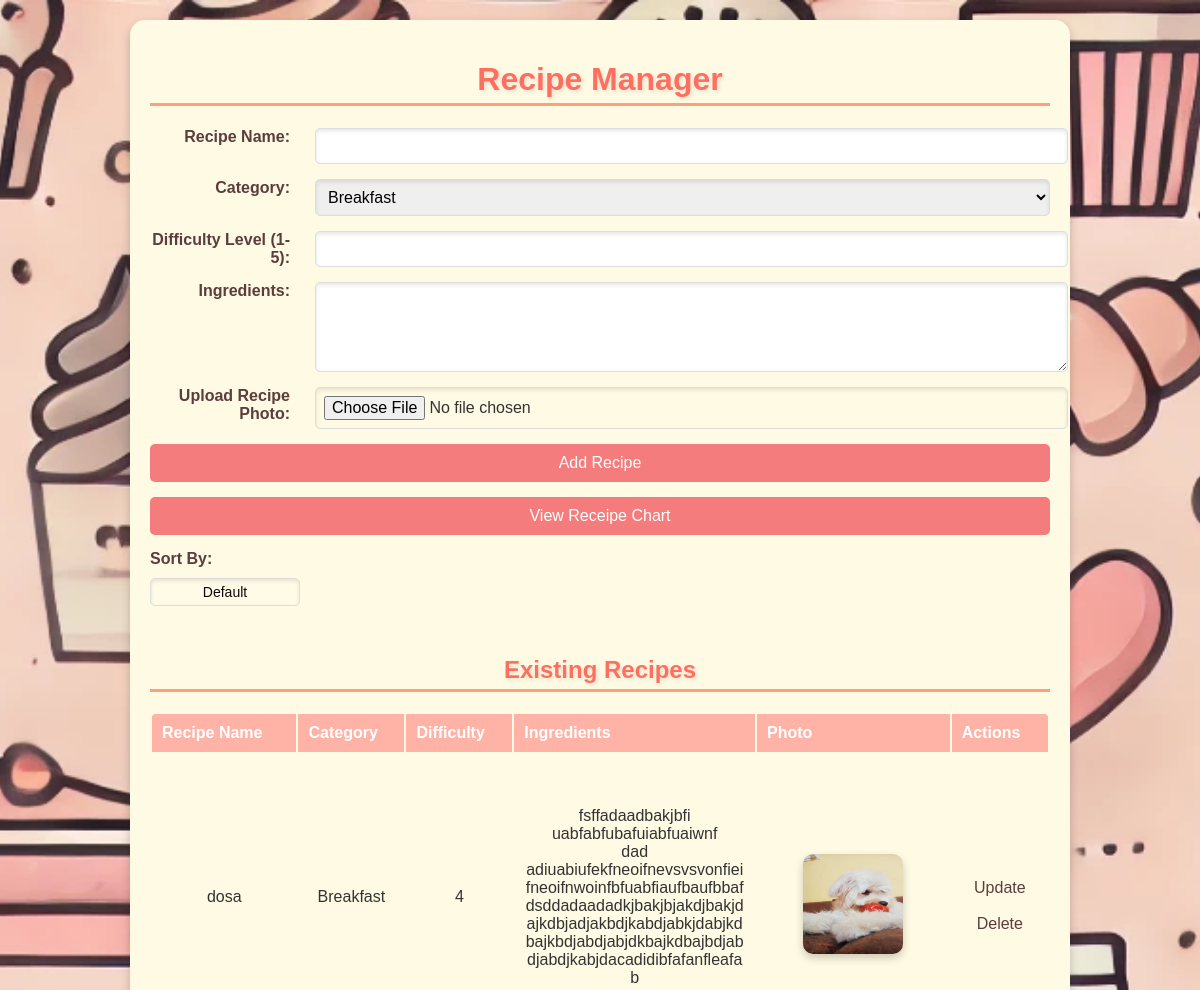
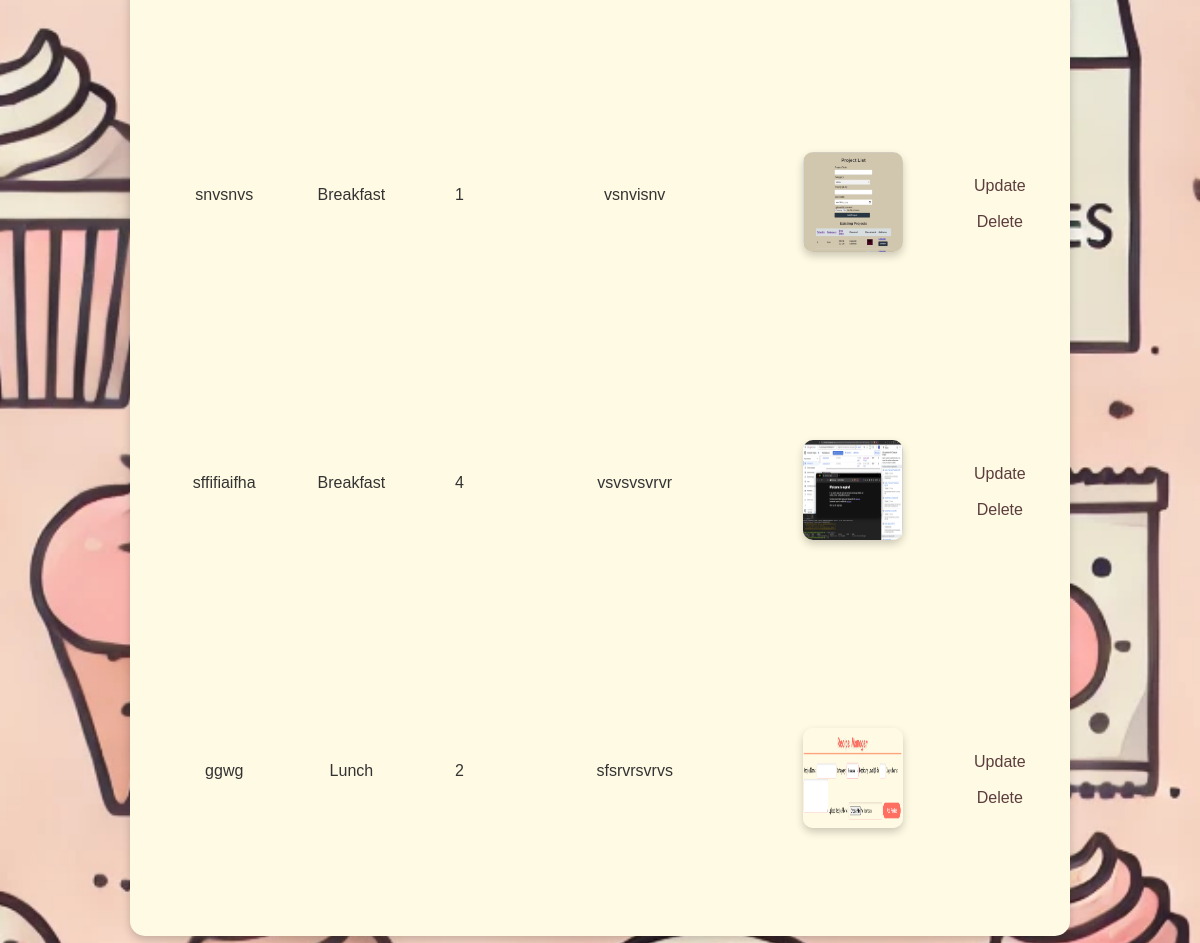
The page / on the database its author committed (2 pictures, top to bottom).
### app.py (models this page shows)
class Recipe(db.Model):
    id = db.Column(db.Integer, primary_key=True)
    name = db.Column(db.String(100), nullable=False)
    category = db.Column(db.String(50), nullable=False)
    difficulty = db.Column(db.Integer, nullable=False)
    ingredients = db.Column(db.Text, nullable=False)
    photo_filename = db.Column(db.String(200), nullable=True)

### app.py (the view)
@app.route('/')
def index():
    sort_order = request.args.get('sort', 'default')
    recipes = Recipe.query
    if sort_order == 'category':
        category_order = ['Breakfast', 'Lunch', 'Dinner', 'Dessert']
        recipes = sorted(recipes.all(), key=lambda r: category_order.index(r.category))
    elif sort_order == 'difficulty':
        recipes = recipes.order_by(Recipe.difficulty).all()
    elif sort_order == 'name':
        recipes = recipes.order_by(Recipe.name).all()
    else:
        recipes = recipes.all()
    return render_template('project_list.html', recipes=recipes, sort_order=sort_order)

### templates/project_list.html (shortened to what this page needs)
<!DOCTYPE html>
<html lang="en">
<head>
    <link rel="stylesheet" href="{{ url_for('static', filename='styles.css') }}">
</head>
<body>
    <div class="container">
        <h1>Recipe Manager</h1>
        <form action="/" method="post" enctype="multipart/form-data" class="recipe-form">
            <div class="form-row">
                <label for="recipe_name">Recipe Name:</label>
                <input type="text" id="recipe_name" name="recipe_name" required>
            </div>
            <div class="form-row">
                <label for="category">Category:</label>
                <select id="category" name="category">
                    <option value="Breakfast">Breakfast</option>
                </select>
            </div>
            <div class="form-row">
                <label for="difficulty">Difficulty Level (1-5):</label>
                <input type="number" id="difficulty" name="difficulty" min="1" max="5" required>
            </div>
            <div class="form-row">
                <label for="ingredients">Ingredients:</label>
                <textarea id="ingredients" name="ingredients" rows="4" required></textarea>
            </div>
            <div class="form-row">
                <label for="photo">Upload Recipe Photo:</label>
                <input type="file" id="photo" name="photo">
            </div>
            <div class="form-row">
                <button type="submit" class="add-recipe-button">Add Recipe</button>
            </div>
            <div class="form-row">
                <a href="/visualization" class="visualization-link">View Receipe Chart</a>
            </div>
            <div class="sort-options">
                <label for="sort-select" class="sort-label">Sort By:</label>
                <select id="sort-select" class="button-dropdown" onchange="location = this.value;">
                    <option value="{{ url_for('index', sort='default') }}" {% if sort_order == 'default' %}selected{% endif %}>Default</option>
                </select>
            </div>
        </form>
        <h2>Existing Recipes</h2>
        <table>
            <thead>
                <colgroup>
                    <col style="width: 15%;">
                    <col style="width: 11%;">
                    <col style="width: 11%;">
                    <col style="width: 25%;">
                    <col style="width: 20%;">
                    <col style="width: 10%;">
                </colgroup>
                <tr>
                    <th>Recipe Name</th>
                    <th>Category</th>
                    <th>Difficulty</th>
                    <th>Ingredients</th>
                    <th>Photo</th>
                    <th>Actions</th>
                </tr>
            </thead>
            <tbody>
                {% for recipe in recipes %}
                <tr>
                    <td>{{ recipe.name }}</td>
                    <td>{{ recipe.category }}</td>
                    <td>{{ recipe.difficulty }}</td>
                    <td>{{ recipe.ingredients }}</td>
                    <td>
                        {% if recipe.photo_filename %}
                        <a href="{{ url_for('static', filename='uploads/' + recipe.photo_filename) }}" target="_blank">
                             <img src="{{ url_for('static', filename='uploads/' + recipe.photo_filename) }}" alt="Recipe Photo" height="50">
                        </a>
                        {% else %}
                        No photo
                        {% endif %}
                    </td>
                    <td>
                        <a href="{{ url_for('update_recipe', id=recipe.id) }}">Update</a>
                        <a href="/delete/{{ recipe.id }}">Delete</a>
                    </td>
                </tr>
                {% endfor %}
            </tbody>
        </table>
    </div>
</body>
</html>

### static/styles.css (style rules this page uses)
.container { background-color: #fffae3; border-radius: 15px; padding: 20px; box-shadow: 0 4px 10px rgba(0, 0, 0, 0.2); max-width: 900px; margin: 0 auto; }
h1, h2 { color: #ff6f61; text-align: center; text-shadow: 2px 2px #ffccb8; }
button { background-color: #ff6f61; color: white; font-size: 16px; border: none; border-radius: 20px; padding: 10px 30px; cursor: pointer; transition: transform 0.3s ease; }
table { table-layout: fixed; width: 100%; margin-top: 20px; background-color: #fffae3; border-radius: 10px; overflow: hidden; }
td, th { word-wrap: break-word; white-space: pre-wrap; text-align: left; vertical-align: top; padding: 10px; }
th { background-color: #ffb3a7; color: white; font-weight: bold; }
h1, h2 { text-shadow: 2px 2px 4px rgba(0, 0, 0, 0.1); border-bottom: 3px solid #ffa07a; padding-bottom: 5px; }
input, select, textarea { border-radius: 8px; padding: 10px; border: 1px solid #ffcccb; box-shadow: inset 0 2px 4px rgba(0, 0, 0, 0.1); }
body { background-image: url('images/dummypic.webp'); background-repeat: no-repeat; background-size:cover; background-position: center; background-attachment:fixed; color: #333; font-family: 'Comic Sans MS', sans-serif; margin: 0; padding: 20px; }
.container { max-width: 900px; margin: 0 auto; padding: 20px; }
a { text-decoration: none; color: #5c3d3d; }
td img { height: 100px; width: 100px; border-radius: 10px; box-shadow: 0 4px 8px rgba(0, 0, 0, 0.2); overflow: hidden; transition: transform 0.3s; }
td { text-align: center; vertical-align: middle; }
.recipe-form { display: grid; grid-template-columns: 150px 1fr; gap: 15px; margin-bottom: 30px; }
.recipe-form .form-row { display: contents; }
.recipe-form label { text-align: right; padding-right: 10px; font-weight: bold; color: #5c3d3d; }
.recipe-form input[type="text"], .recipe-form input[type="number"], .recipe-form textarea, .recipe-form select, .recipe-form input[type="file"] { width: 100%; padding: 8px; border: 1px solid #ddd; border-radius: 5px; font-size: 16px; }
.recipe-form textarea { resize: vertical; }
.add-recipe-button { font-family: 'Comic Sans MS', sans-serif; grid-column: span 2; padding: 10px 20px; background-color: #f57c7c; border: none; border-radius: 5px; color: white; font-size: 16px; cursor: pointer; }
a.visualization-link { grid-column: span 2; padding: 10px 20px; background-color: #f57c7c; border: none; border-radius: 5px; color: white; font-size: 16px; cursor: pointer; text-align: center; }
.sort-options { margin-bottom: 20px; text-align: center; }
.sort-options label { display: flex; align-items: center; justify-content: flex-start; margin-bottom: 10px; }
.sort-label { font-weight: bold; color: #5c3d3d; margin-right: 10px; font-size: 16px; }
.sort-options select { padding: 5px 10px; font-size: 14px; border-radius: 5px; border: 1px solid #ddd; background-color: #fffbe6; }
.button-dropdown { appearance: none; -webkit-appearance: none; -moz-appearance: none; padding: 10px 20px; font-size: 16px; border-radius: 20px; border: 1px solid #ff6f61; background-color: #ff6f61; color: rgb(14, 7, 7); cursor: pointer; text-align: center; transition: transform 0.3s ease, background-color 0.3s ease; }
.button-dropdown::after { content: '▼'; position: absolute; right: 10px; pointer-events: none; }
.button-dropdown option { background-color: rgb(6, 2, 2); color: #333; }

### rows shown on the page
Recipe: name "dosa", category "Breakfast", difficulty "4", ingredients "fsffadaadbakjbfi uabfabfubafuiabfuaiwnf dad adiuabiufekfneoifnevsvsvonfieifneoifnwoinfbfuabfiaufbaufbbafdsddadaadadkjbakjbjakdjbakjd ajkdbjadjakbdjkabdjabkjdabjkdbajkbdjabdjabjdkbajkdbajbdjabdjabdjkabjdacadidibfafanfleafab", photo_filename (picture)
Recipe: name "snvsnvs", category "Breakfast", difficulty "1", ingredients "vsnvisnv", photo_filename (picture)
Recipe: name "sffifiaifha", category "Breakfast", difficulty "4", ingredients "vsvsvsvrvr", photo_filename (picture)
Recipe: name "ggwg", category "Lunch", difficulty "2", ingredients "sfsrvrsvrvs", photo_filename (picture)
